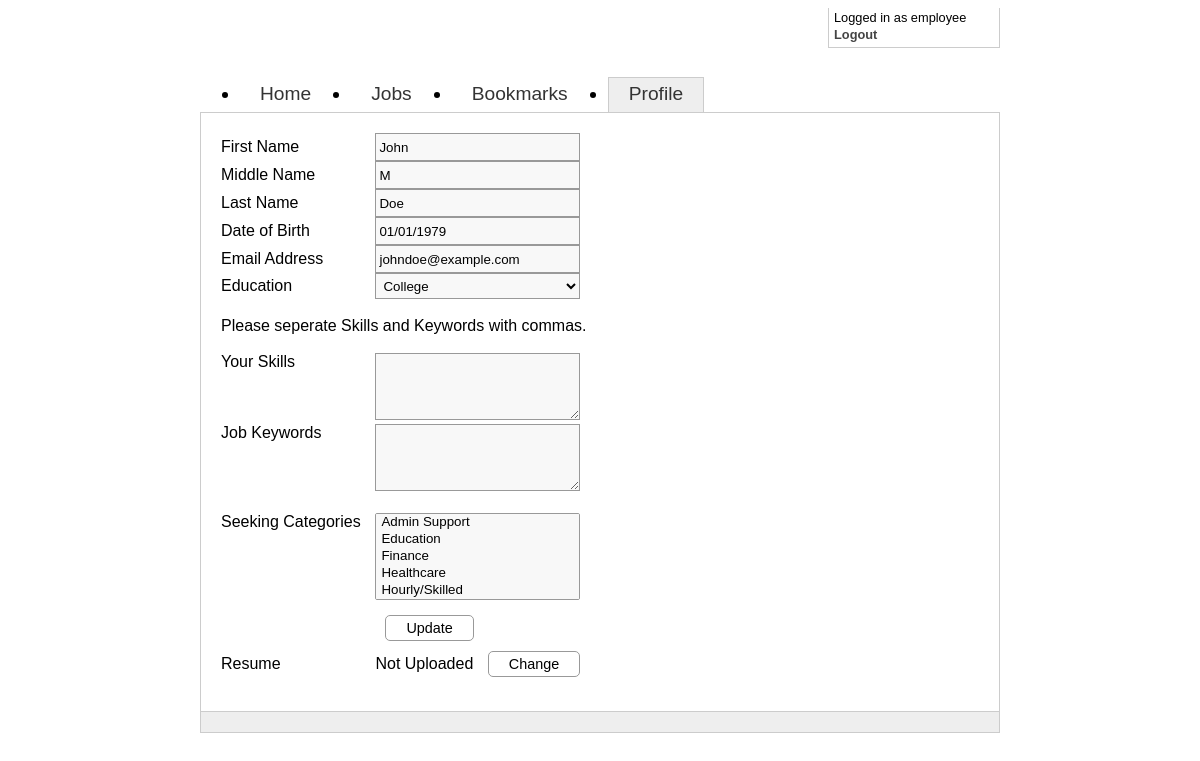
The page /website/profileemp.php (signed in) on the database its author committed.
### tables this page shows
CREATE TABLE IF NOT EXISTS employees (
  users_userID INTEGER UNSIGNED NOT NULL,
  fname VARCHAR(32) NOT NULL,
  mname VARCHAR(32) NULL,
  lname VARCHAR(32) NOT NULL,
  dob VARCHAR(16) NULL,
  email VARCHAR(64) NULL,
  education ENUM('High School','College','Postgraduate') NULL,
  resumefile VARCHAR(64) NULL,
  PRIMARY KEY(users_userID),
  INDEX employees_FKIndex1(users_userID),
  FOREIGN KEY(users_userID)
    REFERENCES users(userID)
      ON DELETE CASCADE
      ON UPDATE NO ACTION
);

CREATE TABLE IF NOT EXISTS users (
  userID INTEGER UNSIGNED NOT NULL AUTO_INCREMENT,
  loginID VARCHAR(32) NOT NULL,
  passwd VARCHAR(32) NOT NULL,
  PRIMARY KEY(userID),
  UNIQUE INDEX SECONDARY(loginID)
);

### website/std.php (called while the page is built, shortened)
<?php
require_once("classes/MySQL.php");
require_once("classes/Auth.php");
$Auth = new Auth();
$CurrentUser = $Auth->User();
require_once("classes/Template.php");

### website/classes/Auth.php (called while the page is built, shortened)
<?php
class Auth{
	public function User(){
		if(isset($_SESSION['user']))
			return $_SESSION['user'];
		return null;
	}
	public function LoggedIn(){
		return isset($_SESSION['user']);
	}
}

### website/classes/MySQL.php (called while the page is built, shortened)
<?php
$DB_INFO = array();
$DB_INFO['host']		= 'localhost';
$DB_INFO['username']	= 'mille449';
$DB_INFO['passwd']		= 'A24503389';
$DB_INFO['dbname']		= 'mille449';
$DB = new MySQL_DB();
class MySQL_DB{
	private $dbh;
	function __construct(){
		global $DB_INFO;
		$this->dbh = mysql_connect($DB_INFO['host'],$DB_INFO['username'],$DB_INFO['passwd']);
	}
	function Query($query, $values=array()){
		$query = vsprintf($query, $values);
		$result = mysql_query($query, $this->dbh);
		$error=mysql_error($this->dbh);
		if(stripos($query, 'SELECT') !== false){
			$final_array = array();
			while($row = mysql_fetch_assoc($result))
				array_push($final_array, $row);
			return $final_array;
		}else{
		    return $result;
		}
	}
	function QueryRow($query, $values=array()){
		$result = $this->Query($query, $values);
		if(count($result)){
			return $result[0];
		}
		return null;
	}
}

### website/classes/Employee.php (called while the page is built, shortened)
<?php
class Employee{
	function __construct() {
	    switch( func_num_args() )
	    {
		default:
			case 1:
				self::construct1($argv[0]);
				break;
	    }
	}
	function construct1($userID){
		global $DB;
		$check = $DB->QueryRow("SELECT userID, loginID, fname, mname, lname, dob, email, education, resumefile FROM users AS u INNER JOIN employees AS e ON u.userID = e.users_userID WHERE u.userID = %s", array($userID));
		if($check){
			$this->fname = $check['fname'];
			$this->mname = $check['mname'];
			$this->lname = $check['lname'];
			$this->dob = $check['dob'];
			$this->email = $check['email'];
			$this->education = $check['education'];
			$this->resumefile = $check['resumefile'];
		}else{
			$this->employeeID = -1;
		}
	}
}

### website/profileemp.php (the view, shortened to what this page needs)
<?php
require_once("std.php");
require_once("classes/Employee.php");
$Emp = new Employee($CurrentUser->userID);
$Template->CSS_JS("profile");
$Template->CSS("smoothness/jquery-ui-1.8.custom");
$Template->CSS("buttons");
$Template->CSS("form");
$Template->JS("jquery-ui-1.8.custom.min");
$Template->Title("Employee Profile");
$Template->Header();
?>
<form action="profileemp_action.php" method="post" id="profile">
	<label class="label" for="fname">First Name</label>
	<input class="field input" name="fname" type="text" value="<?php echo $Emp->fname;?>"/><br/>
	<label class="label" for="mname">Middle Name</label>
	<input class="field input" name="mname" type="text" value="<?php echo $Emp->mname;?>"/><br/>
	<label class="label" for="lname">Last Name</label>
	<input class="field input" name="lname" type="text" value="<?php echo $Emp->lname;?>"/><br/>
	<label class="label" for="dob">Date of Birth</label>
	<input class="field input" id="dob" name="dob" type="text" value="<?php echo str_replace('-','/',$Emp->dob);?>"/><br/>
	<label class="label" for="email">Email Address</label>
	<input class="field input" name="email" type="text" value="<?php echo $Emp->email;?>"/><br/>
	<label class="label" for="education">Education</label>
	<select class="field select" name="education" >
		<?php
		$education=array("High School","College","PostGraduate");
		foreach($education as $option){
			$selected="";
			if (strtolower($option)==strtolower($Emp->education)){
				$selected=' selected="selected"';
			}
			echo "<option$selected>$option</option>";
		}
		?>
	</select><br/>
	<br/>
	<label>Please seperate Skills and Keywords with commas.</label><br/>
	<br/>
	<label class="label" for="skills" style="vertical-align:top;">Your Skills</label>
	<textarea class="field textarea"name="skills"><?php
	?></textarea><br/>
	<label class="label" for="keywords" style="vertical-align:top;">Job Keywords</label>
	<textarea class="field textarea" name="keywords"><?php
	?></textarea><br/>
	<br/>
	<label class="label" for="categories" style="vertical-align:top;">Seeking Categories</label>
	<select class="field select_multi" name="categories[]" size="5" multiple="multiple"><?php
		$type=array("Admin Support","Sales","Finance","Technology","Healthcare","Human Resources","Hourly/Skilled","Management","Public Service","Education");
		asort($type);
		foreach($type as $option){
			$selected="";
			echo "<option$selected>$option</option>";
		}
	?></select>
	<br/>
	<br/>
	<span id="update" class="action_button">Update</span>
</form>
<br/>
<form action="profileemp_action.php" enctype="multipart/form-data" method="post" id="resume">
	<label class="label">Resume</label>
	<span id="currrent_resume">
		<?php
		if($Emp->resumefile != ""){
			echo "<a href=\"resumes/$Emp->resumefile\">".substr($Emp->resumefile,11)."</a>";
		}else{
			echo "Not Uploaded";
		}
		?>
		<span onclick="showResumeUpload()" class="action_button">Change</span>
	</span>
</form>
<br/>
<?php $Template->Footer();?>

### website/classes/Template.php (shortened to what this page needs)
<?php
class Template{
	public $css = Array();
	public function CSS($src){
		array_push($this->css, $src);
	}
	public function Header(){
		$menu_xml = simplexml_load_file("Menu.xml");
		global $Auth, $CurrentUser;
		$tabs = $menu_xml->none;
		if($Auth->LoggedIn()){
			switch($CurrentUser->type){
				case User::$EMPLOYEE:
					$tabs = $menu_xml->employee;
					break;
			}
		}
		?>
		<!DOCTYPE HTML PUBLIC "-//W3C//DTD HTML 4.01//EN"
		 "http://www.w3.org/TR/html4/strict.dtd">
		<html>
			<head>
				<link rel="stylesheet" type="text/css" href="http://yui.yahooapis.com/2.8.0r4/build/reset/reset-min.css">
				<link rel="stylesheet" type="text/css" href="css/main.css">
				<?php foreach ($this->css as $css)
					echo "<link rel='stylesheet' type='text/css' href='css/{$css}.css'>";
				?>
			</head>
			<body>
				<div id="hd_frame">
					<div id="hd">
						<div id="login">
						<?php
							if($Auth->LoggedIn()){
								?>
								<span id="name">Logged in as <?php echo $CurrentUser->loginID;?></span>
								<a href="logout_action.php" id="action">Logout</span>
								<?php
							}else{
								?>
								<span id="name">Not logged in.</span>
								<a href="login.php" id="action">Login</span>
								<?php
							}
						?>
						</div>
					</div>
				</div>
				<div id="main">
					<ul id="nav">
						<?php
							$path = $_SERVER['PHP_SELF'];
							foreach ($tabs->tab as $tab) {
								$src = (string)$tab->attributes()->src;
								$id = "";
								if(strripos($path, $src) ==  (strlen($path) - strlen($src))){
									$id = "selected";
								}
								echo "	<li id='{$id}'>
											<a href='{$src}'>
												$tab
											</a>
										</li>";
							}
						?>
					</ul>
					<div id="bd">
		<?php
	}
	public function Footer(){
		?>
					</div>
					<div id="ft">
					</div>
				</div>
			</body>
		</html>
		<?php
	}
}

### website/css/main.css (style rules this page uses)
html { height: 100%; }
body { font-family: Arial, Helvetica, sans-serif; height: 100%; }
a { text-decoration: none; font-weight: bold; color: #444; }
#hd_frame { height: 50px; margin-bottom: 20px; width: 100%; }
#hd { margin: 0 auto; width: 800px; }
#hd #login { float: right; border: 1px solid #CCC; border-top: none; padding: 2px 5px 5px 5px; width: 160px; font-size: .8em; }
#hd #login #name { width: 100%; float: left; margin-bottom: 2px; }
#hd #login #action { width: 100%; }
#main { margin: 0 auto; width: 800px; }
#nav { margin: 0 auto 0 auto; }
#nav li { cursor: pointer; float: left; font-family: 'Trebuchet MS', sans-serif; font-size: 1.2em; height: 24px; margin-right: 20px; padding: 5px 20px; text-align: center; }
#nav li a { color: #333; font-weight: normal; outline: none; }
#nav li#selected, #nav li.selected:hover { background-color: #EEE; border: 1px solid #CCC; border-bottom: none; margin-top: -1px; }
#bd { border: 1px solid #CCC; float: left; padding: 20px 20px; width: 758px; }
#ft { background: #EEE; border: 1px solid #CCC; border-top: none; float: left; margin-bottom: 30px; padding: 10px; width: 778px; }

### website/css/buttons.css (style rules this page uses)
.action_button { border: 1px solid #999; margin: 0 10px; padding: 4px 20px; cursor: pointer; font-size: .9em; -moz-border-radius: 5px; -webkit-border-radius: 5px; }

### website/css/form.css (style rules this page uses)
.input { height: 26px; width: 200px; border: 1px solid #999; background: #F8F8F8; padding: 0 0 0 3px; }
.label { width:150px; display:inline-block; }
.textarea { height: 59px; width: 197px; border: 1px solid #999; background: #F8F8F8; padding: 3px; }
.select { width: 205px; height: 26px; border: 1px solid #999; background: #F8F8F8; padding: 0 0 0 3px; }
.select_multi { width: 205px; border: 1px solid #999; background: #F8F8F8; padding: 0 0 0 3px; }

### rows shown on the page
employees: users_userID.loginID "employee", fname "John", mname "M", lname "Doe", dob "01/01/1979", email "johndoe@example.com"

### other values the page prints
$tab "Home"
$tab "Jobs"
$tab "Bookmarks"
$tab "Profile"
form field education "College"
